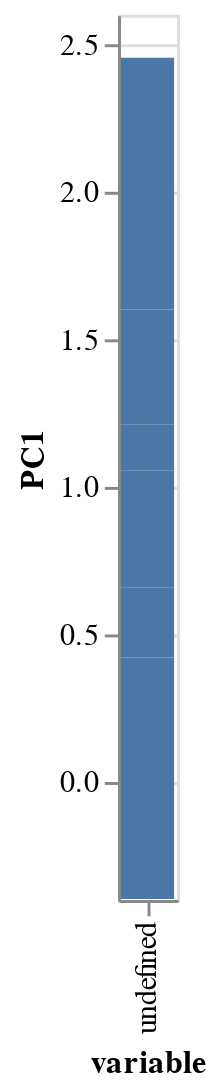

Notebook source saved alongside this figure:
### Code cell
import altair as alt

# Explicitly set the type of the 'variable' column
alt.Chart(loadings_df).mark_bar().encode(
    x=alt.X('variable', type='nominal'),  # Specify 'variable' as nominal (categorical)
    y='PC1'
)

### Figure 1 — Vega-Lite specification as saved in the notebook (floating-point values rounded to 4 significant figures)
{"config": {"view": {"continuousWidth": 400, "continuousHeight": 300}}, "data": {"name": "data-b425dabd8c44cbd198f6d92c460339df"}, "mark": "bar", "encoding": {"x": {"field": "variable", "type": "nominal"}, "y": {"field": "PC1", "type": "quantitative"}}, "$schema": "https://vega.github.io/schema/vega-lite/v4.17.0.json", "datasets": {"data-b425dabd8c44cbd198f6d92c460339df": [{"PC1": -0.3964, "PC2": 0.08615, "PC3": 0.06476, "PC4": 0.05825, "PC5": 0.1445, "PC6": 0.6769, "PC7": 0.4125, "PC8": 0.2707, "PC9": -0.3246}, {"PC1": 0.422, "PC2": -0.2168, "PC3": 0.002272, "PC4": -0.06852, "PC5": 0.03821, "PC6": 0.04521, "PC7": 0.03758, "PC8": -0.4138, "PC9": -0.7708}, {"PC1": 0.2383, "PC2": 0.3309, "PC3": 0.5718, "PC4": 0.3805, "PC5": -0.5751, "PC6": 0.02486, "PC7": 0.004703, "PC8": 0.1442, "PC9": -0.09895}, {"PC1": 0.3945, "PC2": -0.1384, "PC3": -0.04765, "PC4": -0.2965, "PC5": -0.09237, "PC6": -0.2379, "PC7": 0.7282, "PC8": 0.3584, "PC9": 0.1057}, {"PC1": 0.1572, "PC2": 0.2699, "PC3": -0.8033, "PC4": 0.3953, "PC5": -0.2926, "PC6": 0.08698, "PC7": 0.05388, "PC8": 0.04083, "PC9": -0.05606}, {"PC1": 0.3895, "PC2": -0.02475, "PC3": -0.0763, "PC4": -0.3871, "PC5": -0.03284, "PC6": 0.3645, "PC7": -0.5208, "PC8": 0.5342, "PC9": -0.03801}, {"PC1": 0.1404, "PC2": 0.8013, "PC3": 0.01954, "PC4": -0.429, "PC5": 0.1653, "PC6": 0.08667, "PC7": 0.09838, "PC8": -0.3208, "PC9": 0.08}, {"PC1": 0.3898, "PC2": -0.2623, "PC3": 0.07379, "PC4": 0.1799, "PC5": 0.04329, "PC6": 0.5587, "PC7": 0.118, "PC8": -0.3821, "PC9": 0.5172}, {"PC1": 0.3229, "PC2": 0.1805, "PC3": 0.09829, "PC4": 0.4866, "PC5": 0.7228, "PC6": -0.1499, "PC7": -0.0191, "PC8": 0.2653, "PC9": -0.03327}]}}
